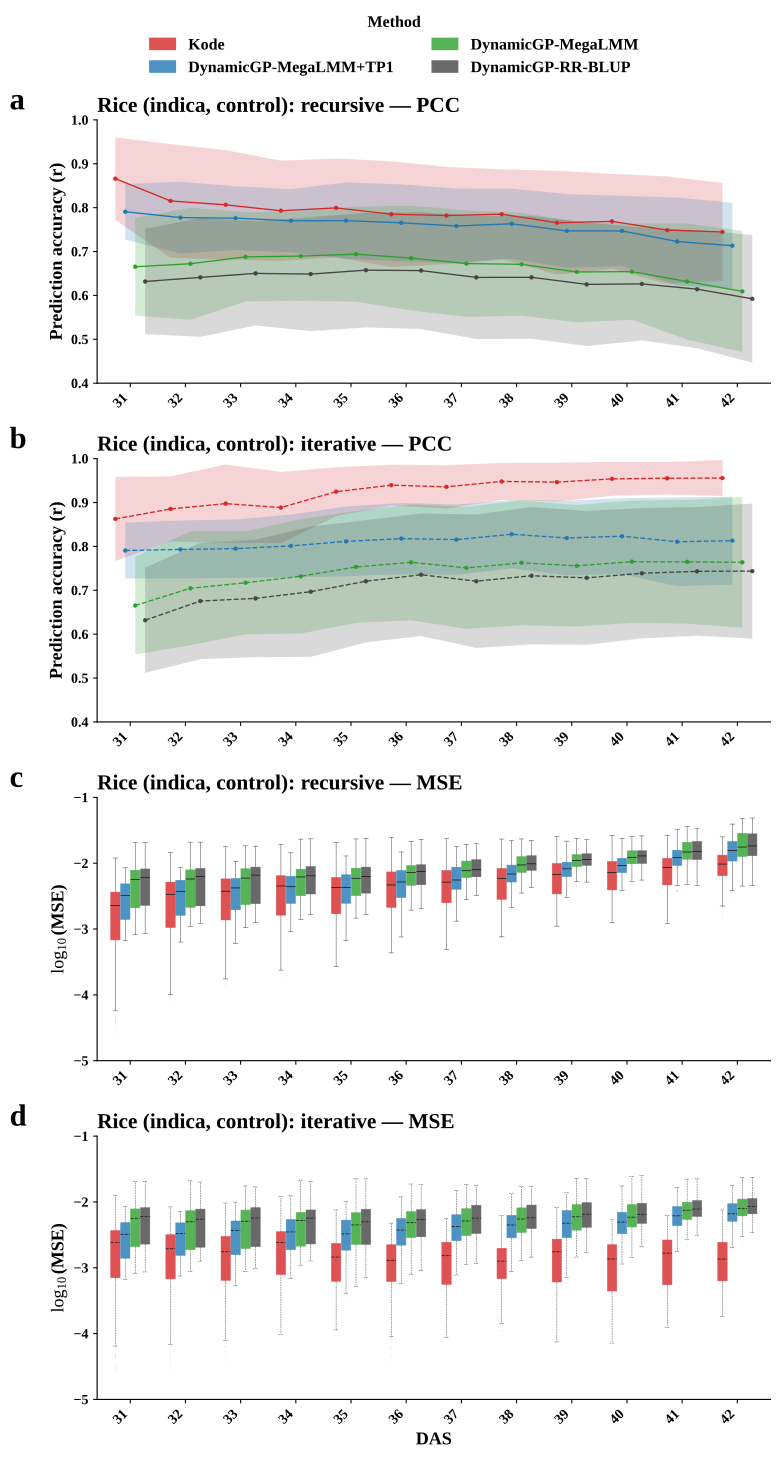

Generate this figure with Python:
# -*- coding: utf-8 -*-
"""fig2_rice_pcc.py — Rice (indica, control): Kode vs 作者两变体
风格: PCC = 线+ribbon(pooled SD); MSE = log10 分组箱线图
线型: recursive = 实线, iterative = 虚线
面板: (a) recursive PCC  (b) iterative PCC  (c) recursive MSE  (d) iterative MSE

数据 (同目录):  unified_norm_author_vs_kode_per_timepoint.csv
                unified_norm_author_vs_kode_per_foldset.csv
输出 (同目录):  fig2_rice_pcc.svg
"""
import os
import numpy as np
import pandas as pd
import matplotlib
matplotlib.use("Agg")
import matplotlib.pyplot as plt
from matplotlib.patches import Patch

HERE = os.path.dirname(os.path.abspath(__file__))
CSV   = os.path.join(HERE, "unified_norm_author_vs_kode_per_timepoint_v2.csv")
LONG  = os.path.join(HERE, "unified_norm_author_vs_kode_per_foldset_v2.csv")

plt.rcParams.update({
    "font.family": "serif",
    "font.serif": ["Times New Roman", "DejaVu Serif"],
    "mathtext.fontset": "custom", "mathtext.rm": "Times New Roman",
    "mathtext.it": "Times New Roman:italic", "mathtext.bf": "Times New Roman:bold",
    "font.size": 12, "axes.titlesize": 14, "axes.labelsize": 12,
    "axes.linewidth": 0.85, "xtick.labelsize": 10.5, "ytick.labelsize": 10.5,
    "legend.fontsize": 12, "savefig.dpi": 300, "figure.dpi": 110,
    "svg.fonttype": "none",
})

METHODS = [("Kode",       "#D62728", "Kode"),
           ("author_tp1", "#1F77B4", "DynamicGP-MegaLMM+TP1"),
           ("author_mega","#2CA02C", "DynamicGP-MegaLMM"),
           ("author_rr",  "#444444", "DynamicGP-RR-BLUP")]
DODGE = {m[0]: off for m, off in zip(METHODS, [-0.27, -0.09, 0.09, 0.27])}


def style_axis(ax, title, ylab):
    ax.set_ylabel(ylab, fontweight="bold", fontsize=13.5)
    ax.set_title(title, fontsize=16, fontweight="bold", loc="left", pad=6)
    ax.spines["top"].set_visible(False); ax.spines["right"].set_visible(False)
    ax.tick_params(axis="both", which="both", length=3)
    for lab in ax.get_xticklabels() + ax.get_yticklabels():
        lab.set_fontweight("bold")


def panel_label(ax, lab):
    ax.text(-0.13, 1.04, lab, transform=ax.transAxes, fontsize=23, fontweight="bold")


def trait_sd(long, das):
    """跨性状 SD (对齐作者第一篇 "mean across all traits +/- SD"): 每个性状先跨折平均, 再取性状间 SD. 逐 DAS."""
    tm = long.groupby(["Series", "DAS", "trait"])["PCC"].mean().reset_index()
    out = {}
    for s, g in tm.groupby("Series"):
        p = g.pivot(index="DAS", columns="trait", values="PCC").reindex(das)
        out[s] = p.std(axis=1).values
    return out


def draw_line(ax, d, xi, prot, metric, ls, tsd=None):
    for pfx, col, _lab in METHODS:
        y = d[f"{pfx}_{prot}_{metric}"].values.astype(float)
        s = (tsd[f"{pfx}_{prot}"] if tsd is not None else
             d[f"{pfx}_{prot}_{metric}_sd"].values.astype(float))   # 2026-09-14: 跨性状 SD
        xx = xi + DODGE[pfx]
        ax.fill_between(xx, y - s, y + s, color=col, alpha=0.20, lw=0, zorder=2)
        ax.plot(xx, y, color=col, ls=ls, lw=1.0, marker="o", ms=3.0,
                mec=col, mfc=col, mew=0.25, zorder=3)


def draw_box(ax, long, das, prot, ls):
    data, pos, cols = [], [], []
    for i, tp in enumerate(das):
        for pfx, col, _lab in METHODS:
            v = long[(long.Series == f"{pfx}_{prot}") & (long.DAS == tp)]["MSE"].values
            v = v[np.isfinite(v)]
            if v.size == 0:
                v = np.array([np.nan])
            data.append(np.log10(v + 1e-12))
            pos.append(float(tp) + DODGE[pfx]); cols.append(col)   # 真实时间位置(与折线一致)
    bp = ax.boxplot(data, positions=pos, widths=0.17, patch_artist=True,
                    showfliers=True, manage_ticks=False,
                    flierprops=dict(marker="o", markersize=0.8, markerfacecolor="0.35",
                                    markeredgecolor="none", alpha=0.15),
                    whiskerprops=dict(linewidth=0.35, color="0.25", linestyle=ls),
                    capprops=dict(linewidth=0.35, color="0.25", linestyle=ls),
                    boxprops=dict(linewidth=0.35, linestyle=ls),
                    medianprops=dict(linewidth=0.6, color="0.1", linestyle=ls))
    for patch, c in zip(bp["boxes"], cols):
        patch.set_facecolor(c); patch.set_edgecolor(c); patch.set_alpha(0.80)
    ax.set_ylim(-5.0, -1.0); ax.set_yticks([-5, -4, -3, -2, -1])


def main():
    d    = pd.read_csv(CSV)
    long = pd.read_csv(LONG)
    das  = list(d["DAS"].values)
    xi   = np.asarray(das, dtype=float)   # 真实时间位置(非索引)

    fig, axes = plt.subplots(4, 1, figsize=(8.2, 15.2))

    TSD = trait_sd(long, das)
    draw_line(axes[0], d, xi, "rec",  "PCC", "-", tsd=TSD)
    style_axis(axes[0], "Rice (indica, control): recursive — PCC", "Prediction accuracy (r)")
    panel_label(axes[0], "a")
    axes[0].set_ylim(0.4, 1.0); axes[0].set_yticks([0.4,0.5,0.6,0.7,0.8,0.9,1.0])

    draw_line(axes[1], d, xi, "iter", "PCC", "--", tsd=TSD)
    style_axis(axes[1], "Rice (indica, control): iterative — PCC", "Prediction accuracy (r)")
    panel_label(axes[1], "b")
    axes[1].set_ylim(0.4, 1.0); axes[1].set_yticks([0.4,0.5,0.6,0.7,0.8,0.9,1.0])

    draw_box(axes[2], long, das, "rec", "-")
    style_axis(axes[2], "Rice (indica, control): recursive — MSE", r"$\log_{10}$(MSE)")
    panel_label(axes[2], "c")

    draw_box(axes[3], long, das, "iter", "--")
    style_axis(axes[3], "Rice (indica, control): iterative — MSE", r"$\log_{10}$(MSE)")
    panel_label(axes[3], "d")

    # 四个面板统一使用同一套 DAP 刻度(否则前三个面板会显示 0/2/4... 的索引刻度)
    for ax in axes:
        ax.set_xlim(xi[0] - 0.6, xi[-1] + 0.6)   # 四面板统一真实时间范围, 保证刻度/点位对齐
        ax.set_xticks(xi)
        ax.set_xticklabels([str(int(v)) for v in das], rotation=45, ha="right",
                           fontweight="bold")
    axes[-1].set_xlabel("DAS", fontweight="bold", fontsize=13.5)

    handles = [Patch(facecolor=c, edgecolor=c, alpha=0.80, label=lab)
               for _p, c, lab in METHODS]
    leg = fig.legend(handles=handles, loc="upper center", ncol=2, frameon=False,
                     title="Method", bbox_to_anchor=(0.5, 1.0),
                     handlelength=1.6, columnspacing=2.4, borderaxespad=0.2)
    leg.get_title().set_fontweight("bold")
    for t in leg.get_texts():
        t.set_fontweight("bold")

    fig.tight_layout(rect=[0, 0, 1, 0.955])
    for ext in ("svg",):   # 只输出 SVG
        out = os.path.join(HERE, f"fig2_rice_pcc_v2.{ext}")
        fig.savefig(out, bbox_inches="tight")
        print("saved ->", out)
    plt.close(fig)


if __name__ == "__main__":
    print("data  ->", CSV)
    print("long  ->", LONG)
    main()
